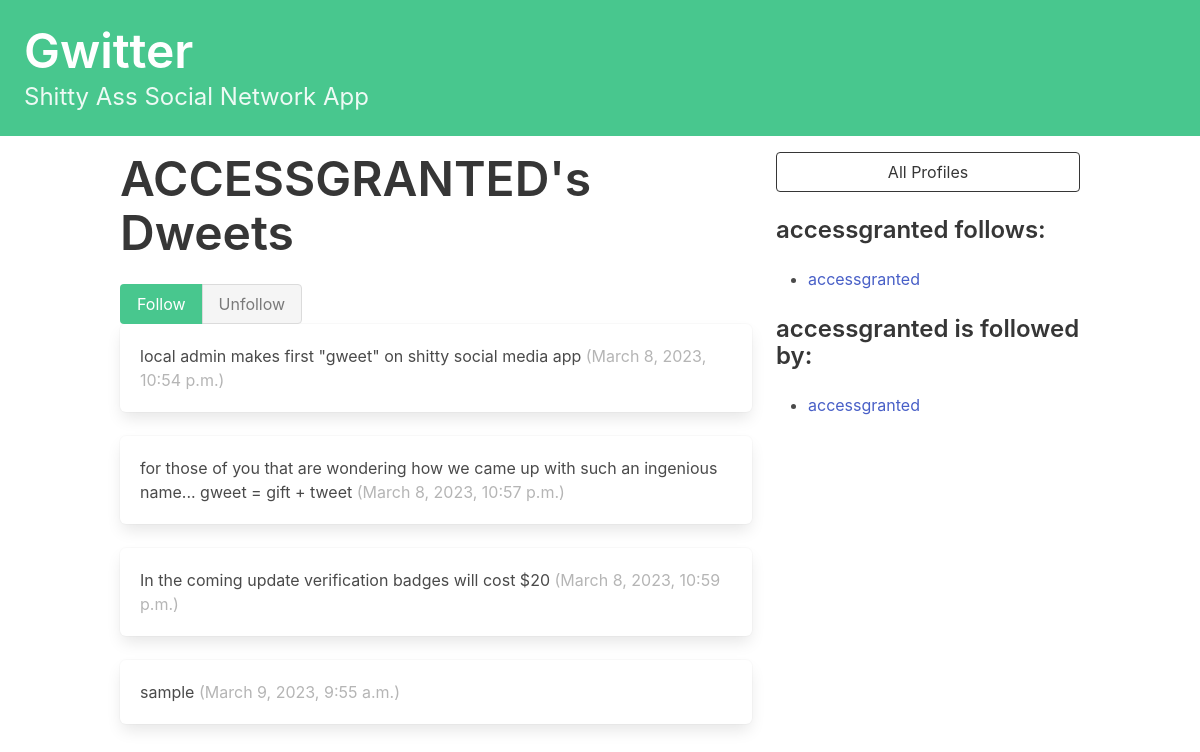
Screenshot of /gwitter/profile/accessgranted (signed in) with the database file from the repository.
### gwitter/models.py (models this page shows, shortened)
class Profile(models.Model):
    user = models.OneToOneField(User, on_delete=models.CASCADE, related_name='profile')
    follows = models.ManyToManyField('self', related_name='followed_by', symmetrical=False, blank=True)
    def __str__(self):
        return f'{self.user.username}'

class Gweet(models.Model):
    user = models.ForeignKey(User, related_name='gweets', on_delete=models.DO_NOTHING)
    body = models.CharField(max_length=140)
    created_at = models.DateTimeField(auto_now_add=True)

### gwitter/views.py (the view)
# urls.py: path('profile/<str:username>', profile, name='profile'),
def profile(request, username):
    if request.user.is_authenticated:
        if not hasattr(request.user, 'profile'):
            missing_profile = Profile(user=request.user)
            missing_profile.save()
        profile = Profile.objects.get(user=User.objects.get(username=username))
        current_user_profile = request.user.profile
        data = request.POST
        action = data.get('follow')
        if profile != current_user_profile:
            if action == 'follow':
                current_user_profile.follows.add(profile)
            elif action == 'unfollow':
                current_user_profile.follows.remove(profile)
            current_user_profile.save()
        user_follows = profile in request.user.profile.follows.all()
        return render(request, 'gwitter/profile.html',
                {'profile':profile, 'followers':len(profile.followed_by.all()),
                'follows':len(profile.follows.all()), 'user_follows':user_follows})

### gwitter/templates/gwitter/profile.html (shortened to what this page needs)
{% extends 'base.html' %}
{% block content %}
<div class="column">
    <div class="block">
    <h1 class="title is-1">
        {{profile.user.username|upper}}'s Dweets
    </h1>
    </div>
    <form method="post">
        <div class="buttons has-addons">
            {% if user_follows %}
                <button class="button is-success is-static">Follow</button>
                <button class="button is-danger" name="follow", value="unfollow">Unfollow</button>
            {% else %}
                <button class="button is-success" name="follow", value="follow">Follow</button>
                <button class="button is-danger is-static">Unfollow</button>
            {% endif %}
        </div>
    </form>
    <div class="content">
        {% for gweet in profile.user.gweets.all %}
            <div class="box">
                {{ gweet.body }}
                <span class="is-small has-text-grey-light">
                    ({{ gweet.created_at }})
                </span>
            </div>
        {% endfor %}
    </div>
</div>
<div class="column is-one-third">
    <div class="block">
        <a href="{% url 'gwitter:profile-list' %}">
            <button class="button is-dark is-outlined is-fullwidth">
                All Profiles
            </button>
        </a>
    </div>
    <div class="block">
        <h3 class="title is-4">
            {{profile.user.username}} follows:
        </h3>
        <div class="content">
            <ul>
            {% for following in profile.follows.all %}
                <li>
                    <a href="{% url 'gwitter:profile' following.user.username %}">
                        {{ following }}
                    </a>
                </li>
            {% endfor %}
            </ul>
        </div>
    </div>
    <div class="block">
        <h3 class="title is-4">
            {{profile.user.username}} is followed by:
        </h3>
        <div class="content">
            <ul>
            {% for follower in profile.followed_by.all %}
                <li>
                    <a href="{% url 'gwitter:profile' follower.user.username %}">
                        {{ follower }}
                    </a>
                </li>
            {% endfor %}
            </ul>
        </div>
    </div>
</div>
{% endblock content %}

### rows the page displays
Profile: user.username "ACCESSGRANTED", user.username "accessgranted"
Gweet: body "local admin makes first \"gweet\" on shitty social media app", created_at "March 8, 2023, 10:54 p.m."
Gweet: body "for those of you that are wondering how we came up with such an ingenious name... gweet = gift + tweet", created_at "March 8, 2023, 10:57 p.m."
Gweet: body "In the coming update verification badges will cost $20", created_at "March 8, 2023, 10:59 p.m."
Gweet: body "sample", created_at "March 9, 2023, 9:55 a.m."
